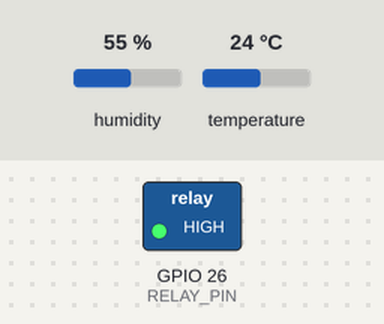
The sketch below on a simulated ESP32. Shown: switched loads named in the sketch (green lamp = pin HIGH). The inputs (shaded band) are chosen by the test bench; at power-on: humidity 55 %, temperature 24 °C. WiFi joins after 1.5 s; servers stay silent unless stated; uploads are accepted with an empty reply; what the sketch prints to the serial monitor is not drawn.

Above: at 3.7 s.
3.8 s: humidity set to 41 %
10.3 s: humidity set to 38 %
At 15.4 s:
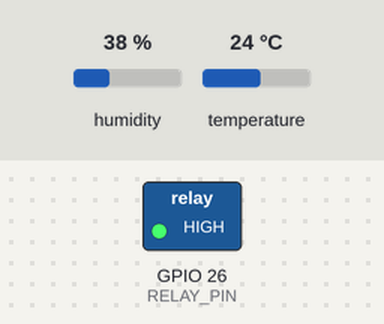
21.5 s: humidity set to 40 %
At 25.4 s:
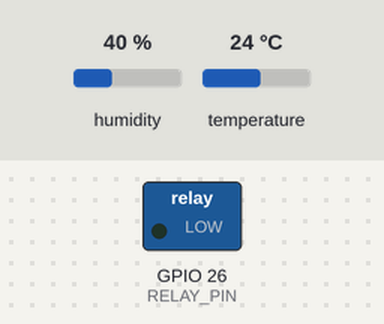
28.0 s: humidity set to 22 %
At 30.4 s:
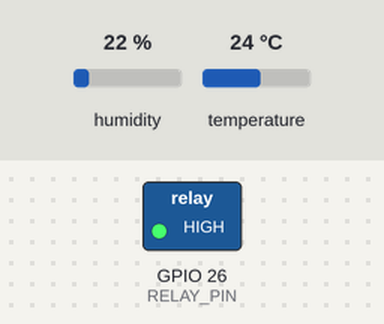
Timing chart, 0 to 31.9 s (numbered marks = the images above; inputs shaded):
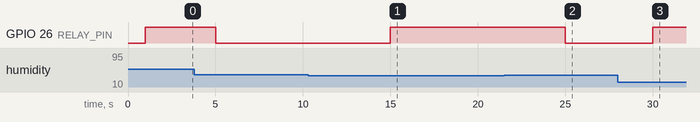

Measured:
- after the input at 10.3 s, GPIO 26 (RELAY_PIN): LOW → HIGH after 4.7 s
- after the input at 21.5 s, GPIO 26 (RELAY_PIN): HIGH → LOW after 3.5 s
- after the input at 28.0 s, GPIO 26 (RELAY_PIN): LOW → HIGH after 2.0 s

The sketch:

moss.ino
```cpp
/*
  ============================================================================
  ☀️ swachhyabasti — Smart Hybrid Solar Dryer Controller (Robust SSL Version)
  Platform      : ESP32 DevKit V1 (ESP-WROOM-32)
  Sensors       : DHT22 (temp/humidity, GPIO 27)
  Actuator      : Relay-controlled ventilation fan (GPIO 26, Active LOW)
  Connectivity  : Wi-Fi -> AITALIM IoT Dashboard (HTTPS POST/GET, JSON)
  ============================================================================
*/

#include <WiFi.h>
#include <HTTPClient.h>
#include <WiFiClientSecure.h>
#include <ArduinoJson.h>
#include <DHT.h>

// ── WiFi & Server Configuration ──
#define WIFI_SSID       "YOUR_WIFI_SSID"      // Replace with your WiFi SSID
#define WIFI_PASSWORD   "YOUR_WIFI_PASSWORD"  // Replace with your WiFi Password
#define SERVER_URL      "https://aitalim-iot.aashish1023.workers.dev" // Your live server domain
#define DEVICE_ID       "dryer_node_01"        // Replace with your registered Device ID

#define SEND_INTERVAL   5000     // Pushes sensor readings every 5 seconds
#define CONFIG_INTERVAL 5000     // Polls configuration settings every 5 seconds

// ── GPIO Pin Mapping ──
#define DHT_PIN    27
#define DHT_TYPE   DHT22
#define RELAY_PIN  26

DHT dht(DHT_PIN, DHT_TYPE);

// ── System States & Thresholds ──
unsigned long lastSend = 0;
unsigned long lastConfig = 0;
unsigned long lastWiFiReconnectAttempt = 0;
const unsigned long WIFI_RECONNECT_INTERVAL = 30000; // Retry connection every 30s (non-blocking)

bool fanState = false;
float tempLimit = 30.0;
float humLimit = 40.0;
String cfgMode = "auto";

// ── Non-Blocking WiFi Reconnection ──
void connectWiFi() {
  if (WiFi.status() == WL_CONNECTED) return;

  unsigned long now = millis();
  if (now - lastWiFiReconnectAttempt < WIFI_RECONNECT_INTERVAL && lastWiFiReconnectAttempt != 0) {
    return; // Don't block the loop spamming connection requests
  }

  lastWiFiReconnectAttempt = now;
  Serial.printf("\n[WiFi] Connecting to SSID: %s...\n", WIFI_SSID);

  WiFi.disconnect();
  WiFi.mode(WIFI_STA);
  WiFi.begin(WIFI_SSID, WIFI_PASSWORD);

  // Wait up to 5 seconds to connect
  int t = 0;
  while (WiFi.status() != WL_CONNECTED && t < 10) {
    delay(500);
    Serial.print(".");
    t++;
  }

  if (WiFi.status() == WL_CONNECTED) {
    Serial.printf("\n[WiFi] Connected successfully! IP: %s\n", WiFi.localIP().toString().c_str());
  } else {
    Serial.println("\n[WiFi] Connection failed. Will operate offline & retry later.");
  }
}

void setup() {
  Serial.begin(115200);
  delay(1000);
  Serial.printf("=== Smart Hybrid Solar Dryer [%s] ===\n", DEVICE_ID);

  dht.begin();
  pinMode(RELAY_PIN, OUTPUT);

  // Keep fan OFF initially (Active LOW relay -> HIGH = OFF)
  digitalWrite(RELAY_PIN, HIGH);

  connectWiFi();
}

void loop() {
  // Ensure we attempt reconnection if WiFi goes down, without blocking local controls
  if (WiFi.status() != WL_CONNECTED) {
    connectWiFi();
  }

  unsigned long now = millis();

  // ── 1. Sensor Reading, Local Control and Cloud Push ──
  if (now - lastSend >= SEND_INTERVAL) {
    lastSend = now;

    float temp = dht.readTemperature();
    float hum = dht.readHumidity();
    bool dhtOK = !isnan(temp) && !isnan(hum);

    if (!dhtOK) {
      Serial.println("[DHT] Sensor read failed! Check wiring.");
    }

    // ── Threshold-driven Fan Control ──
    if (cfgMode == "auto") {
      // Fan ON if temperature exceeds limit OR humidity exceeds limit
      if (dhtOK && (temp >= tempLimit || hum >= humLimit)) {
        fanState = true;
      } else {
        fanState = false;
      }
    } else {
      // Manual mode override from dashboard
      fanState = (cfgMode == "on");
    }

    // Write state to relay (Active LOW)
    digitalWrite(RELAY_PIN, fanState ? LOW : HIGH);
    Serial.printf("[Sensors] Temp: %.1f C | Hum: %.1f %% | Fan: %s\n",
                  temp, hum, fanState ? "ON" : "OFF");

    // Only attempt HTTP push if WiFi is fully connected
    if (WiFi.status() == WL_CONNECTED) {
      JsonDocument doc;
      doc["temperature"] = dhtOK ? temp : -1.0;
      doc["humidity"] = dhtOK ? hum : -1.0;
      doc["fan_state"] = fanState ? "on" : "off";

      String payload;
      serializeJson(doc, payload);

      WiFiClientSecure client;
      client.setInsecure(); // Bypass SSL verification for HTTPS requests

      HTTPClient http;
      http.begin(client, String(SERVER_URL) + "/api/data.php?device_id=" + DEVICE_ID);
      http.setTimeout(5000);
      http.addHeader("Content-Type", "application/json");

      int code = http.POST(payload);
      Serial.printf("[HTTP Data Push] Response: %d\n", code);
      http.end();
    }
  }

  // ── 2. Cloud Configuration Sync ──
  if (WiFi.status() == WL_CONNECTED && (now - lastConfig >= CONFIG_INTERVAL)) {
    lastConfig = now;

    WiFiClientSecure client;
    client.setInsecure();

    HTTPClient http;
    http.begin(client, String(SERVER_URL) + "/api/device-config.php?device_id=" + DEVICE_ID);
    http.setTimeout(5000);

    int code = http.GET();
    if (code == 200) {
      String body = http.getString();
      JsonDocument doc;
      if (!deserializeJson(doc, body)) {
        JsonObject desired = doc["desired"];
        if (!desired.isNull()) {
          // Sync threshold settings and mode from Dashboard
          cfgMode = String(desired["pump"] | "auto"); // mapped to pump internally
          tempLimit = desired["temp_limit"] | 30.0;
          humLimit = desired["hum_limit"] | 40.0;
          Serial.printf("[Cloud Config Sync] Fan Mode: %s | Temp Limit: %.1f | Hum Limit: %.1f\n",
                        cfgMode.c_str(), tempLimit, humLimit);

          // Report current config back to server as acknowledgment
          JsonDocument reportDoc;
          reportDoc["pump"] = cfgMode;
          reportDoc["temp_limit"] = tempLimit;
          reportDoc["hum_limit"] = humLimit;

          String reportPayload;
          serializeJson(reportDoc, reportPayload);

          WiFiClientSecure reportClient;
          reportClient.setInsecure();
          HTTPClient reportHttp;
          reportHttp.begin(reportClient, String(SERVER_URL) + "/api/device-config.php?device_id=" + DEVICE_ID + "&role=device");
          reportHttp.setTimeout(3000);
          reportHttp.addHeader("Content-Type", "application/json");
          reportHttp.POST(reportPayload);
          reportHttp.end();
        }
      }
    } else {
      Serial.printf("[HTTP Config Poll] Error: %d\n", code);
    }
    http.end();
  }
}
```
